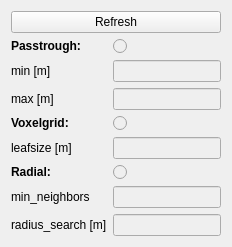
            <widget class="QWidget" name="tab_3">
             <attribute name="title">
              <string>Filters</string>
             </attribute>
             <layout class="QVBoxLayout" name="verticalLayout_4">
              <item>
               <widget class="QPushButton" name="button_refresh_filters">
                <property name="text">
                 <string>Refresh</string>
                </property>
                <property name="iconSize">
                 <size>
                  <width>20</width>
                  <height>20</height>
                 </size>
                </property>
                <property name="autoDefault">
                 <bool>false</bool>
                </property>
                <property name="default">
                 <bool>false</bool>
                </property>
                <property name="flat">
                 <bool>false</bool>
                </property>
               </widget>
              </item>
              <item>
               <layout class="QGridLayout" name="gridLayout_5">
                <item row="3" column="1">
                 <widget class="QLineEdit" name="lineEdit_passthrough_max">
                  <property name="enabled">
                   <bool>false</bool>
                  </property>
                 </widget>
                </item>
                <item row="1" column="0">
                 <widget class="QLabel" name="label_4">
                  <property name="sizePolicy">
                   <sizepolicy hsizetype="Fixed" vsizetype="Fixed">
                    <horstretch>0</horstretch>
                    <verstretch>0</verstretch>
                   </sizepolicy>
                  </property>
                  <property name="font">
                   <font>
                    <weight>75</weight>
                    <bold>true</bold>
                   </font>
                  </property>
                  <property name="text">
                   <string>Passtrough:</string>
                  </property>
                 </widget>
                </item>
                <item row="3" column="0">
                 <widget class="QLabel" name="label_5">
                  <property name="sizePolicy">
                   <sizepolicy hsizetype="Fixed" vsizetype="Fixed">
                    <horstretch>0</horstretch>
                    <verstretch>0</verstretch>
                   </sizepolicy>
                  </property>
                  <property name="text">
                   <string>max [m]</string>
                  </property>
                 </widget>
                </item>
                <item row="7" column="1">
                 <widget class="QLineEdit" name="lineEdit_radial_min_neighbors">
                  <property name="enabled">
                   <bool>false</bool>
                  </property>
                 </widget>
                </item>
                <item row="5" column="1">
                 <widget class="QLineEdit" name="lineEdit_voxelgrid_leafsize">
                  <property name="enabled">
                   <bool>false</bool>
                  </property>
                 </widget>
                </item>
                <item row="2" column="1">
                 <widget class="QLineEdit" name="lineEdit_passthrough_min">
                  <property name="enabled">
                   <bool>false</bool>
                  </property>
                  <property name="sizePolicy">
                   <sizepolicy hsizetype="Expanding" vsizetype="Fixed">
                    <horstretch>0</horstretch>
                    <verstretch>0</verstretch>
                   </sizepolicy>
                  </property>
                 </widget>
                </item>
                <item row="5" column="0">
                 <widget class="QLabel" name="label_6">
                  <property name="sizePolicy">
                   <sizepolicy hsizetype="Fixed" vsizetype="Fixed">
                    <horstretch>0</horstretch>
                    <verstretch>0</verstretch>
                   </sizepolicy>
                  </property>
                  <property name="text">
                   <string>leafsize [m]</string>
                  </property>
                 </widget>
                </item>
                <item row="4" column="0">
                 <widget class="QLabel" name="label_7">
                  <property name="sizePolicy">
                   <sizepolicy hsizetype="Fixed" vsizetype="Fixed">
                    <horstretch>0</horstretch>
                    <verstretch>0</verstretch>
                   </sizepolicy>
                  </property>
                  <property name="font">
                   <font>
                    <weight>75</weight>
                    <bold>true</bold>
                   </font>
                  </property>
                  <property name="text">
                   <string>Voxelgrid:</string>
                  </property>
                 </widget>
                </item>
                <item row="6" column="0">
                 <widget class="QLabel" name="label_8">
                  <property name="sizePolicy">
                   <sizepolicy hsizetype="Fixed" vsizetype="Fixed">
                    <horstretch>0</horstretch>
                    <verstretch>0</verstretch>
                   </sizepolicy>
                  </property>
                  <property name="font">
                   <font>
                    <weight>75</weight>
                    <bold>true</bold>
                   </font>
                  </property>
                  <property name="text">
                   <string>Radial:</string>
                  </property>
                 </widget>
                </item>
                <item row="2" column="0">
                 <widget class="QLabel" name="label">
                  <property name="sizePolicy">
                   <sizepolicy hsizetype="Fixed" vsizetype="Fixed">
                    <horstretch>0</horstretch>
                    <verstretch>0</verstretch>
                   </sizepolicy>
                  </property>
                  <property name="text">
                   <string>min [m]</string>
                  </property>
                 </widget>
                </item>
                <item row="8" column="1">
                 <widget class="QLineEdit" name="lineEdit_radial_radius_search">
                  <property name="enabled">
                   <bool>false</bool>
                  </property>
                 </widget>
                </item>
                <item row="4" column="1">
                 <widget class="QRadioButton" name="radioButton_voxelgrid">
                  <property name="enabled">
                   <bool>false</bool>
                  </property>
                  <property name="text">
                   <string/>
                  </property>
                  <property name="autoExclusive">
                   <bool>false</bool>
                  </property>
                 </widget>
                </item>
                <item row="1" column="1">
                 <widget class="QRadioButton" name="radioButton_passthrough">
                  <property name="enabled">
                   <bool>false</bool>
                  </property>
                  <property name="text">
                   <string/>
                  </property>
                  <property name="autoExclusive">
                   <bool>false</bool>
                  </property>
                 </widget>
                </item>
                <item row="6" column="1">
                 <widget class="QRadioButton" name="radioButton_radial">
                  <property name="enabled">
                   <bool>false</bool>
                  </property>
                  <property name="text">
                   <string/>
                  </property>
                  <property name="autoExclusive">
                   <bool>false</bool>
                  </property>
                 </widget>
                </item>
                <item row="7" column="0">
                 <widget class="QLabel" name="label_3">
                  <property name="sizePolicy">
                   <sizepolicy hsizetype="Fixed" vsizetype="Fixed">
                    <horstretch>0</horstretch>
                    <verstretch>0</verstretch>
                   </sizepolicy>
                  </property>
                  <property name="text">
                   <string>min_neighbors</string>
                  </property>
                 </widget>
                </item>
                <item row="8" column="0">
                 <widget class="QLabel" name="label_9">
                  <property name="sizePolicy">
                   <sizepolicy hsizetype="Fixed" vsizetype="Fixed">
                    <horstretch>0</horstretch>
                    <verstretch>0</verstretch>
                   </sizepolicy>
                  </property>
                  <property name="text">
                   <string>radius_search [m]</string>
                  </property>
                 </widget>
                </item>
               </layout>
              </item>
             </layout>
            </widget>
